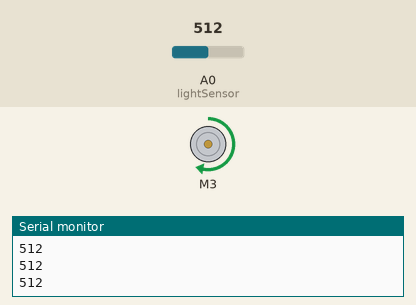
A sketch run on a simulated Arduino Uno, built with avr-gcc and run on an emulated ATmega328P. On the bench: DC motor (green arrow = forward, orange = backward, longer = faster), the last lines printed to the serial monitor. The inputs (shaded band) are chosen by the test bench; at power-on: A0 (lightSensor) = 512.

Above: at 1.2 s.
1.3 s: A0 (lightSensor) set to 489
At 2.2 s:
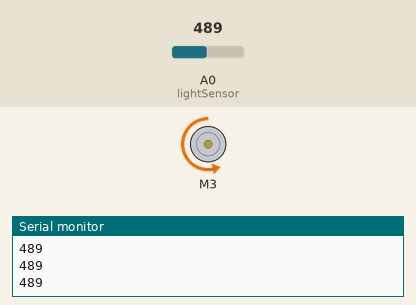
2.9 s: A0 (lightSensor) set to 510
At 3.5 s:
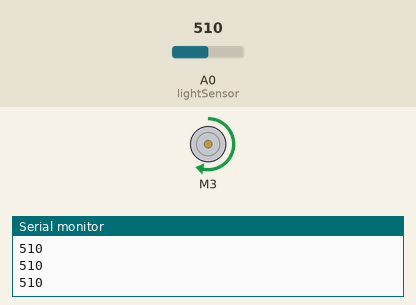
4.5 s: A0 (lightSensor) set to 490
At 4.9 s:
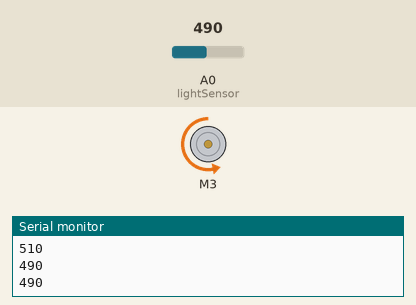
Timing chart, 0 to 7.5 s (numbered marks = the images above; inputs shaded):
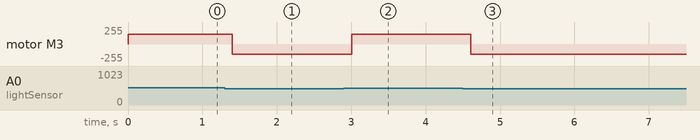

The sketch:

DC.ino
```cpp
#include <AFMotor.h>

AF_DCMotor motor(3);
int lightSensor = A0;
int threshold = 500;

void setup() {
  motor.setSpeed(150);
  Serial.begin(9600);
}

void loop() {
  int lightValue = analogRead(lightSensor);
  Serial.println(lightValue);

  if (lightValue > threshold) {
    motor.run(FORWARD);   // sáng
  } else {
    motor.run(BACKWARD);  // tối
  }

  delay(200);
}
```

Measured:
- the behaviour switches between 501 and 500 on A0 (lightSensor) (found by bisection; images 0 and 1)
- after the input at 1.3 s, motor M3: forward 150/255 → backward 150/255 after 0.10 s
- after the input at 2.9 s, motor M3: backward 150/255 → forward 150/255 after 0.11 s
- after the input at 4.5 s, motor M3: forward 150/255 → backward 150/255 after 0.11 s
